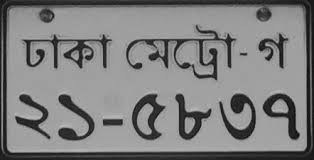
#> input picture Inputs/lc4.jpg, 314 x 160 px
$ python imgseg.py
#> lines starting #> are read from the running program, lines starting #| are printed output that depends on the picture; after the words box and inside, x2 and y2 are one past the last pixel; in counts of white or black regions, pixels touching at a corner belong together
import cv2
import pytesseract
pytesseract.pytesseract.tesseract_cmd = 'C:/Program Files (x86)/Tesseract-OCR/tesseract'
from PIL import Image
import os

img = cv2.imread('Inputs//lc4.jpg')
#> img is the input picture: shape (160, 314, 3); min 9, max 193, mean 127.7
img2 = cv2.resize(img , (200,90))
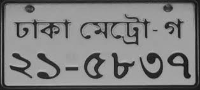
#> img2: shape (90, 200, 3); min 16, max 183, mean 127.6

gray = cv2.cvtColor(img2, cv2.COLOR_BGR2GRAY)

ret,thresh = cv2.threshold(gray,100,255,cv2.THRESH_BINARY_INV)
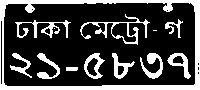
#> thresh: shape (90, 200); 26.1% white; 13 white regions (2 under 20 px), largest, box (x1, y1, x2, y2) and area: (0, 0, 200, 90) 2438, (80, 14, 150, 45) 433, (15, 20, 71, 38) 328

# [7 lines of commented-out code are left out]
ctrs, hier = cv2.findContours(thresh.copy(), cv2.RETR_EXTERNAL, cv2.CHAIN_APPROX_SIMPLE)
#> ctrs = [[[0, 0], [0, 89], [199, 89], [199, 0]]]

# sort contours
sorted_ctrs = sorted(ctrs, key=lambda ctr: cv2.boundingRect(ctr)[0])
#> sorted_ctrs = [[[0, 0], [0, 89], [199, 89], [199, 0]]]

for i, ctr in enumerate(sorted_ctrs):
    print(cv2.contourArea(ctr))
    if 100 < cv2.contourArea(ctr) < 1500:
        # bounding
        x, y, w, h = cv2.boundingRect(ctr)

        roi = thresh[y:y + h, x:x + w]
        a = cv2.resize(roi, (100, 90))
        name = 'character' + str(i)
        dirt = "Dataset//" + name + ".png"
        cv2.imshow(name, a)
        if os.path.exists(dirt):
            name = name + "cpy"
            dirt = "Dataset//" + name + ".png"
        # print(name + " =")
        # print(cv2.contourArea(ctr))
        cv2.imwrite(dirt, a)
        cv2.rectangle(img2, (x, y), (x + w, y + h), (0, 0, 255), 1)
        cv2.waitKey(100)
#> this loop made 1 pass
#> ctr on pass 1: [[0, 0], [0, 89], [199, 89], [199, 0]]
#| 17711.0

cv2.imshow('marked areas', img2)
cv2.imshow('Threshold', thresh)
# cv2.imshow('gray blurred', gray_blur)
cv2.imwrite("Dataset//marked.png",img2)
cv2.waitKey(0)

$ run again, with Inputs/lc1.jpg copied over Inputs/lc4.jpg
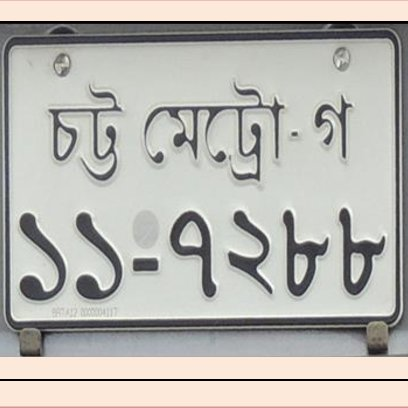
#> input picture Inputs/lc1.jpg, 408 x 408 px
#> img is the input picture: shape (408, 408, 3); mean B, G, R 177.2, 182.3, 184.1
#> `img2 = cv2.resize(img , (200,90))`:
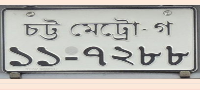
#> img2: shape (90, 200, 3); mean B, G, R 179.3, 184.5, 186.2
#> `ret,thresh = cv2.threshold(gray,100,255,cv2.THRESH_BINARY_INV)`:
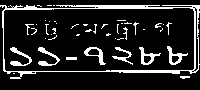
#> thresh: shape (90, 200); 13.7% white in thin lines or dots, all inside (x1, y1, x2, y2) = (0, 5, 200, 79)
#> ctrs = 7 contours, 6 with area under 20; largest, box (x1, y1, x2, y2) and area: (0, 5, 200, 79) 12702
#> sorted_ctrs has the same summary as ctrs
#> the loop `for i, ctr in enumerate(sorted_ctrs):` made 7 passes
#> ctr on passes 2, 3, 5, 6: [[8, 6]], [[13, 73], [14, 73]], [[47, 5], [51, 5]], [[53, 5], [54, 5]]
#> (printed output is left out)
